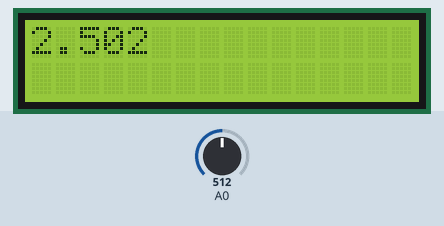
Bench run of a sketch on a simulated Arduino Uno, built with avr-gcc and run on an emulated ATmega328P. Parts: 16×2 character LCD. The inputs (shaded band) are chosen by the test bench; at power-on: A0 = 512.

Above: at 1.8 s.
1.9 s: A0 set to 716
At 3.3 s:
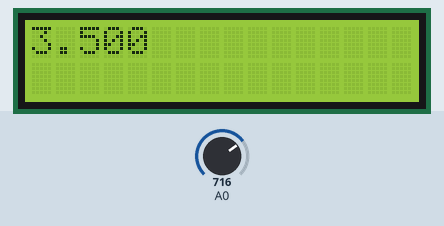
3.6 s: A0 set to 900
At 4.8 s:
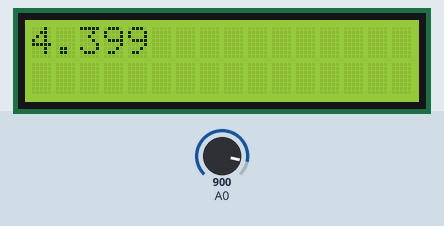
5.8 s: A0 set to 1023
At 7.4 s:
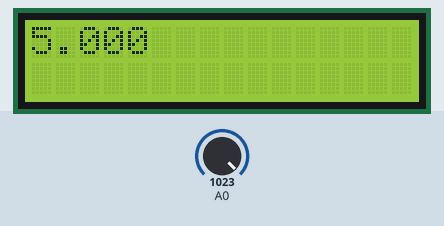
Timing chart, 0 to 8.9 s (numbered marks = the images above; inputs shaded):
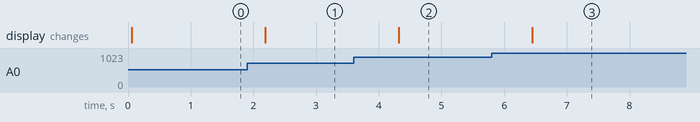

Measured:
- after the input at 1.9 s, the display: changes after 0.29 s (image 1)
- after the input at 3.6 s, the display: changes after 0.72 s (image 2)
- after the input at 5.8 s, the display: changes after 0.64 s (image 3)

The sketch:

Exercise2O3.ino
```cpp
/*

This exercise completes Objective 3

Objective 3: Display the voltage read from analog pin A0 onto the screen
- Screen displays changing A0 voltage depending on which button is pressed.
- Readings are in Volts.
- If measured voltage is greater than 5 V, then 5.000 V is displayed.
- Readings confirmed by measuring A0 voltage using multimeter.

*/

// include the library code
#include <LiquidCrystal.h>

// initialize the library with the numbers of the interface pins
LiquidCrystal lcd(8, 9, 4, 5, 6, 7);

void setup() {
}

void loop() {
  // obtain ADC reading from analog pin A0
  float measure = analogRead(0);
  // map ADC reading (range = 0:1023) onto voltage value (range = 0V:5V)
  float voltage = measure/1023*5;

  // print voltage value to thousandths place
  lcd.begin(16,2);
  lcd.print(voltage,3);
  delay(1000);
}
```
